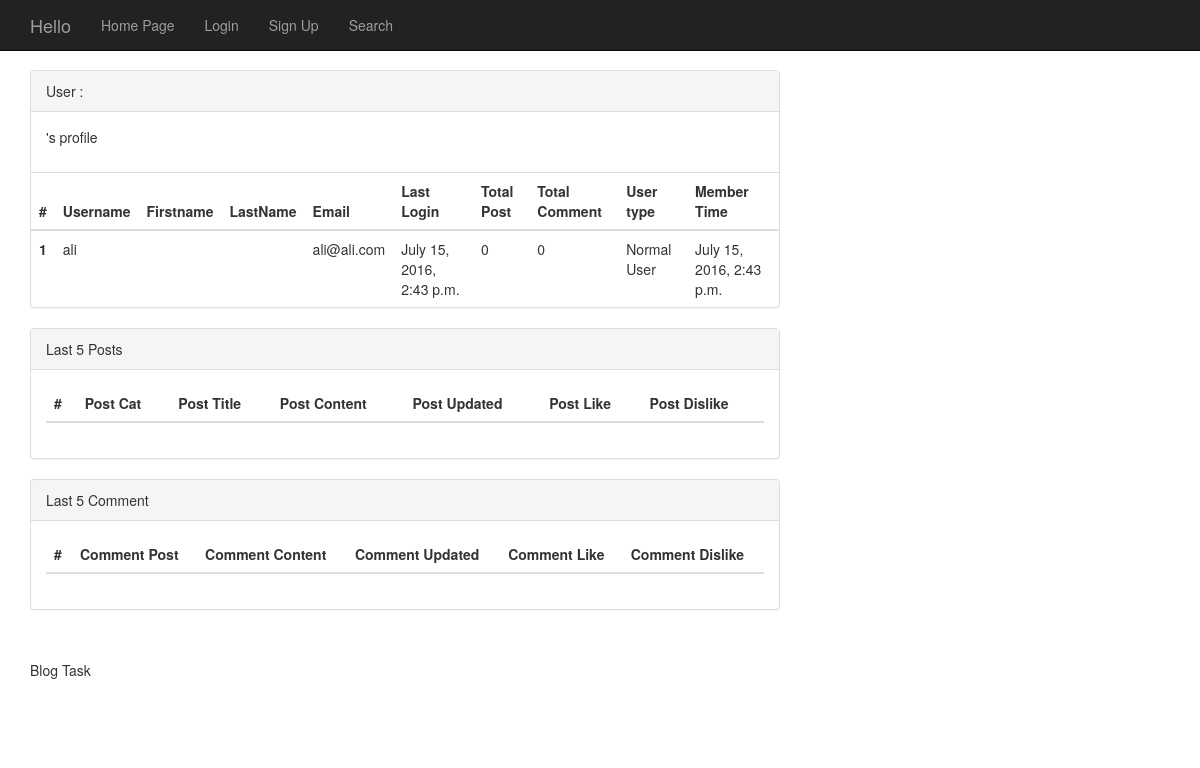
/profile/1/, run on an earlier commit of the app's database.
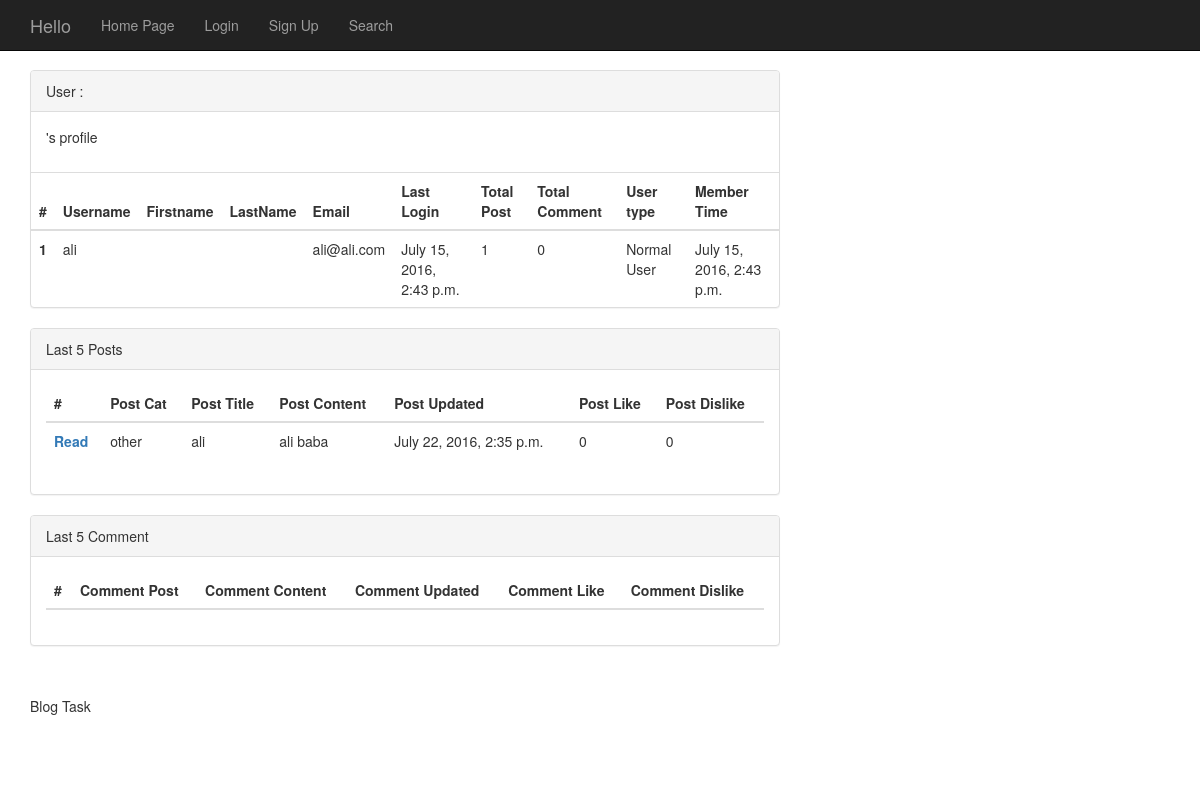
And on a later commit of the database.
### TaskBlogApp/models.py (models this page shows, shortened)
@python_2_unicode_compatible
class Post(models.Model):
    post_cat = models.ForeignKey(Category)
    post_author = models.ForeignKey(User)
    post_title = models.CharField(max_length=70)
    post_content = models.TextField()
    post_createdAt = models.DateTimeField(auto_now_add=True, null=True, blank=True)
    post_updatedAd = models.DateTimeField(auto_now_add=False, default=datetime.now)
    post_like = models.IntegerField(default=0)
    post_dislike = models.IntegerField(default=0)

@python_2_unicode_compatible
class Category(models.Model):
    cat_title = models.CharField(max_length=70)
    def __str__(self):
        return self.cat_title

### TaskBlogApp/views.py (the view)
# urls.py: url(r'^profile/(?P<id>[0-9]+)/$', views.ProfileView.as_view(), name='profile'),
class ProfileView(generic.View):
    template_name = 'profile.html'
    def get(self, request, id):
        try:
            posts = Post.objects.filter(post_author=self.kwargs['id']).order_by('post_updatedAd')
        except Post.DoesNotExist:
            posts = None
        try:
            comments = Comment.objects.filter(comment_author=self.kwargs['id']).order_by('comment_updatedAt')
        except Comment.DoesNotExist:
            comments = None
        user = User.objects.get(pk=self.kwargs['id'])
        return render(request, 'profile.html', {
            'posts': posts,
            'comments': comments,
            'users': user,
            'id': int(self.kwargs.get('id'))
        })

### templates/profile.html (shortened to what the changed rows need)
<!DOCTYPE html>
<html lang="en">
<head>
    <link rel="stylesheet" href="https://maxcdn.bootstrapcdn.com/bootstrap/3.3.6/css/bootstrap.min.css"
/>
</head>
<body>
{% extends 'header.html' %}
{% block content %}
    <div class="container">
        <div class="row">
            <div class="col-md-8">
                <div class="panel panel-default">
                    <table class="table">
                        <thead>
                        <tr>
                            <th>#</th>
                            <th>Username</th>
                            <th>Firstname</th>
                            <th>LastName</th>
                            <th>Email</th>
                            <th>Last Login</th>
                            <th>Total Post</th>
                            <th>Total Comment</th>
                            <th>User type</th>
                            <th>Member Time</th>
                        </tr>
                        </thead>
                        <tbody>
                        <tr>
                            <th scope="row">1</th>
                            <td>{{ users.username }}</td>
                            <td>{{ users.first_name }}</td>
                            <td>{{ users.last_name }}</td>
                            <td>{{ users.email }}</td>
                            <td>{{ users.last_login }}</td>
                            <td>{{ posts.count }}</td>
                            <td>{{ comments.count }}</td>
                            <td>{% if not user.is_superuser %}Normal User{% else %}Super User{% endif %}</td>
                            <td>{{ users.date_joined }}</td>
                        </tr>
                        </tbody>
                    </table>
                </div>
                <div class="panel panel-default">
                    <div class="panel-body">
                        <table class="table">
                            <thead>
                            <tr>
                                <th>#</th>
                                <th>Post Cat</th>
                                <th>Post Title</th>
                                <th>Post Content</th>
                                <th>Post Updated</th>
                                <th>Post Like</th>
                                <th>Post Dislike</th>
                            </tr>
                            </thead>
                            {% for post in posts|slice:":5" %}
                                <tbody>
                                <th scope="row"><a href="{% url 'post' post.post_cat_id post.id %}">Read</a></th>
                                <td>{{ post.post_cat }}</td>
                                <td>{{ post.post_title }}</td>
                                <td>{{ post.post_content|slice:":20" }}</td>
                                <td>{{ post.post_updatedAd }}</td>
                                <td>{{ post.post_like }}</td>
                                <td>{{ post.post_dislike }}</td>
                                </tbody>
                            {% endfor %}
                        </table>
                    </div>
                </div>
                <div class="panel panel-default">
                    <div class="panel-body">
                        <table class="table">
                            <thead>
                            <tr>
                                <th>#</th>
                                <th>Comment Post</th>
                                <th>Comment Content</th>
                                <th>Comment Updated</th>
                                <th>Comment Like</th>
                                <th>Comment Dislike</th>
                            </tr>
                            </thead>
                        </table>
                    </div>
                </div>
            </div>
        </div>
    </div>
{% endblock %}

What changed in the data, as far as the page shows it:
added Post: post_cat "other", post_title "ali", post_content "ali baba", post_updatedAd "July 22, 2016, 2:35 p.m.", post_like "0", post_dislike "0"
Also different on the page:
{{ posts.count }}: "0" → "1"
